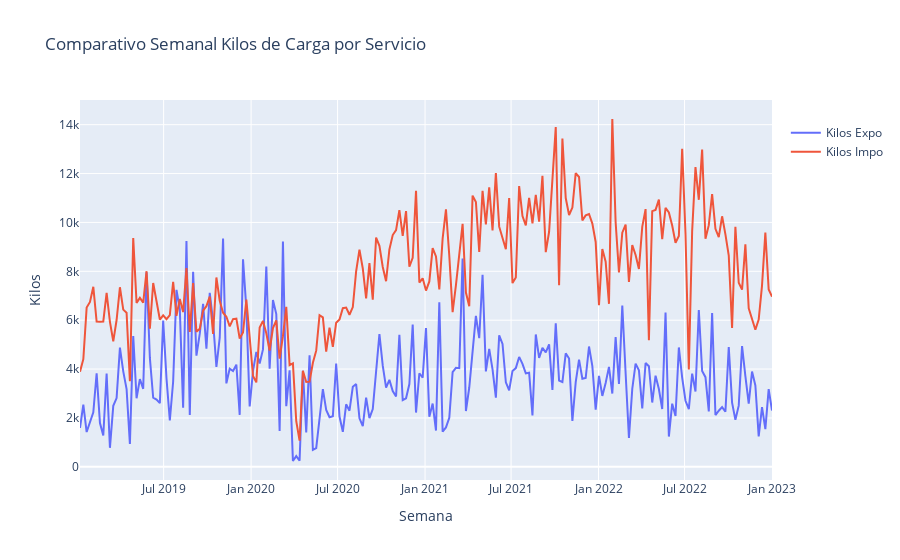

Notebook cell for this chart:
### Code cell
df_semanal_comparativo= df_guias_expo_group_semanal[['Guias_Peso']]
df_semanal_comparativo[['Kilos Impo']]= df_guias_impo_group_semanal[['Guias_Peso']]
df_semanal_comparativo.rename(columns={'Guias_Peso': 'Kilos Expo'}, inplace=True)

fig = px.line(df_semanal_comparativo, x=df_semanal_comparativo.index, y=df_semanal_comparativo.columns,
              title='Comparativo Semanal Kilos de Carga por Servicio', 
              labels={
                     "Guias_Fecha": "Semana",
                     "value": "Kilos",
                     "variable": ' '
                 }, 
              #width=800, height=600
              )

fig.show()

### Figure 1 — Plotly figure (JSON) as saved in the notebook; plotly's stock layout.template omitted (floating-point values rounded to 4 significant figures; data arrays with more than 128 entries replaced by an {"elided": "..."} marker saying what was removed)
{"data": [{"hovertemplate": " =Kilos Expo<br>Semana=%{x}<br>Kilos=%{y}<extra></extra>", "legendgroup": "Kilos Expo", "line": {"color": "#636efa", "dash": "solid"}, "marker": {"symbol": "circle"}, "mode": "lines", "name": "Kilos Expo", "orientation": "v", "showlegend": true, "type": "scatter", "x": {"elided": "209 str values"}, "xaxis": "x", "y": {"elided": "209 float values"}, "yaxis": "y"}, {"hovertemplate": " =Kilos Impo<br>Semana=%{x}<br>Kilos=%{y}<extra></extra>", "legendgroup": "Kilos Impo", "line": {"color": "#EF553B", "dash": "solid"}, "marker": {"symbol": "circle"}, "mode": "lines", "name": "Kilos Impo", "orientation": "v", "showlegend": true, "type": "scatter", "x": {"elided": "209 str values"}, "xaxis": "x", "y": {"elided": "209 float values"}, "yaxis": "y"}], "layout": {"legend": {"title": {"text": " "}, "tracegroupgap": 0}, "title": {"text": "Comparativo Semanal Kilos de Carga por Servicio"}, "xaxis": {"anchor": "y", "domain": [0, 1], "title": {"text": "Semana"}}, "yaxis": {"anchor": "x", "domain": [0, 1], "title": {"text": "Kilos"}}}}
